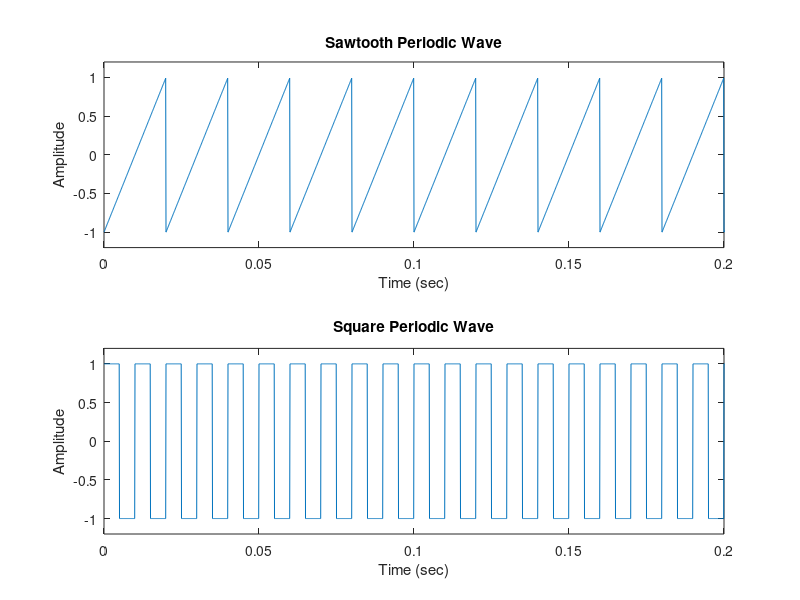

This chart was generated by the following MATLAB code:
fs = 10000;
t = 0:1/fs:1.5;
x1 = sawtooth(4*pi*25*t);
x2 = square(4*pi*50*t);
subplot(2,1,1)
plot(t,x1)
axis([0 0.2 -1.2 1.2])
xlabel('Time (sec)')
ylabel('Amplitude') 
title('Sawtooth Periodic Wave')
subplot(2,1,2)
plot(t,x2)
axis([0 0.2 -1.2 1.2])
xlabel('Time (sec)')
ylabel('Amplitude')
title('Square Periodic Wave')